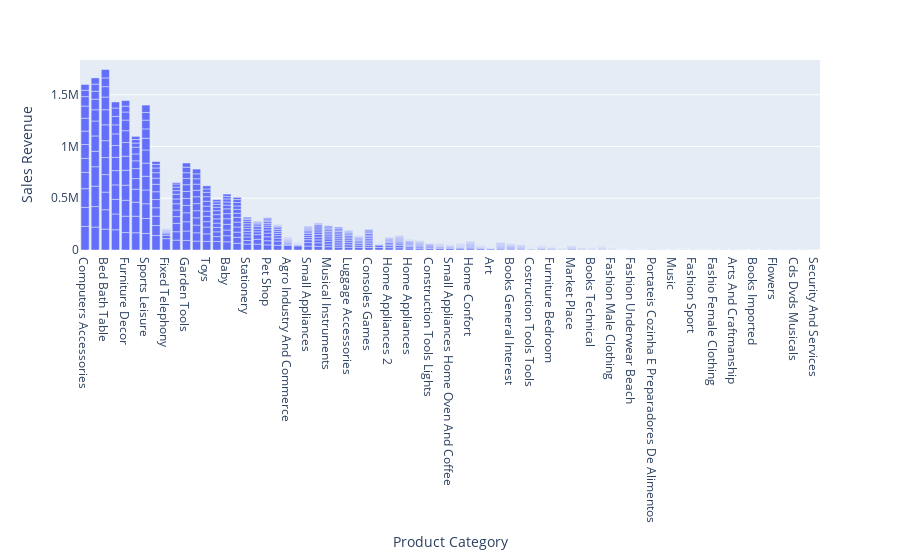

Notebook code cell kept with this figure:
### Code cell
df = sales_per_category
fig = px.bar(df, y='Sales Revenue', x='Product Category', text='Sales Revenue', hover_data=['Purchase Month'])
fig.update_traces(texttemplate='%{text:.2s}', textposition='outside')
fig.update_layout(barmode='stack',uniformtext_minsize=8, uniformtext_mode='hide')
fig.show()

### Figure 1 — Plotly figure (JSON) as saved in the notebook; plotly's stock layout.template omitted (floating-point values rounded to 4 significant figures; data arrays with more than 128 entries replaced by an {"elided": "..."} marker saying what was removed)
{"data": [{"alignmentgroup": "True", "customdata": {"elided": "806x1 int values"}, "hovertemplate": "Product Category=%{x}<br>Sales Revenue=%{text}<br>Purchase Month=%{customdata[0]}<extra></extra>", "legendgroup": "", "marker": {"color": "#636efa"}, "name": "", "offsetgroup": "", "orientation": "v", "showlegend": false, "text": {"elided": "806 float values"}, "textposition": "outside", "texttemplate": "%{text:.2s}", "type": "bar", "x": {"elided": "806 str values"}, "xaxis": "x", "y": {"elided": "806 float values"}, "yaxis": "y"}], "layout": {"barmode": "stack", "legend": {"tracegroupgap": 0}, "margin": {"t": 60}, "uniformtext": {"minsize": 8, "mode": "hide"}, "xaxis": {"anchor": "y", "domain": [0, 1], "title": {"text": "Product Category"}}, "yaxis": {"anchor": "x", "domain": [0, 1], "title": {"text": "Sales Revenue"}}}}
